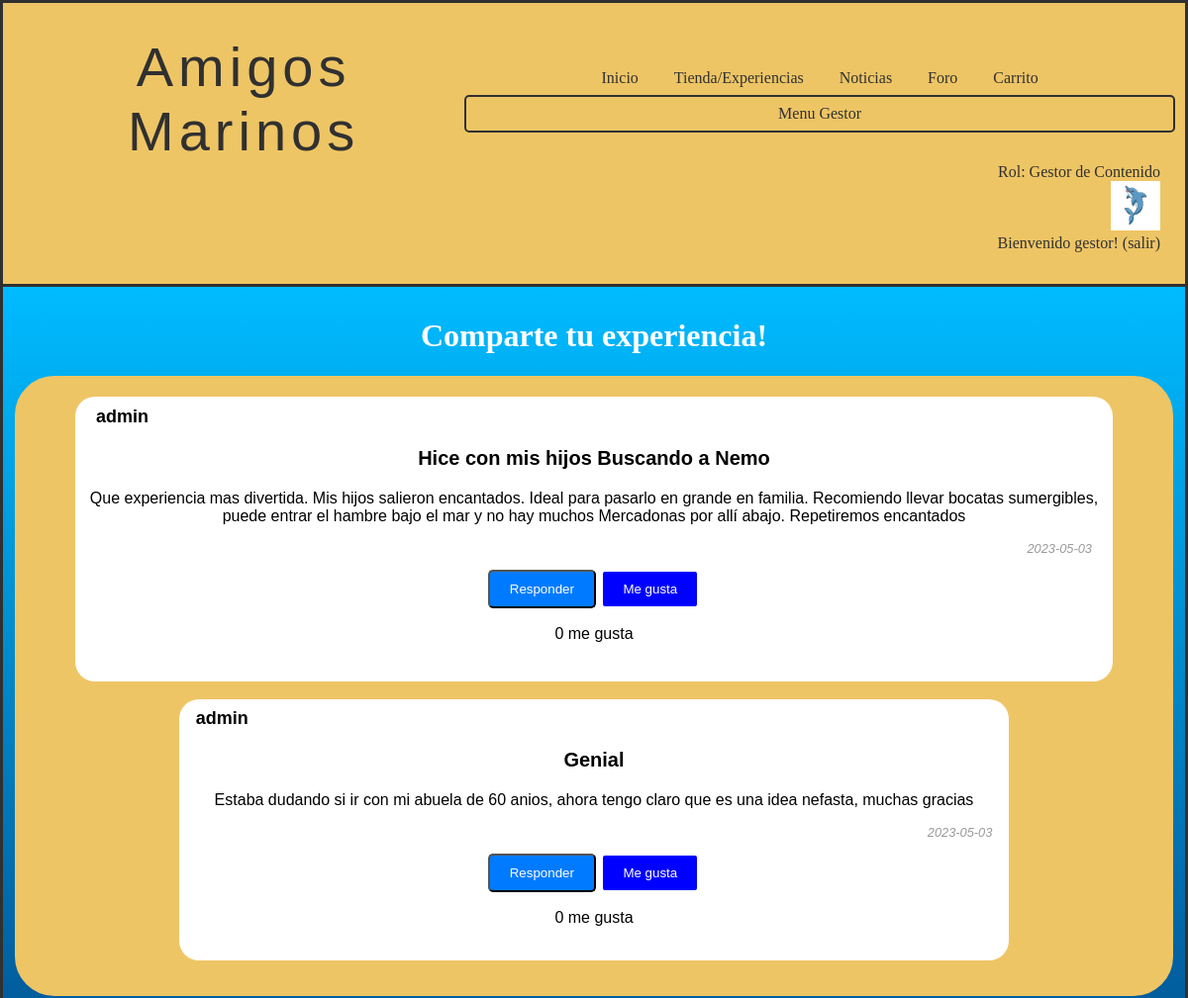
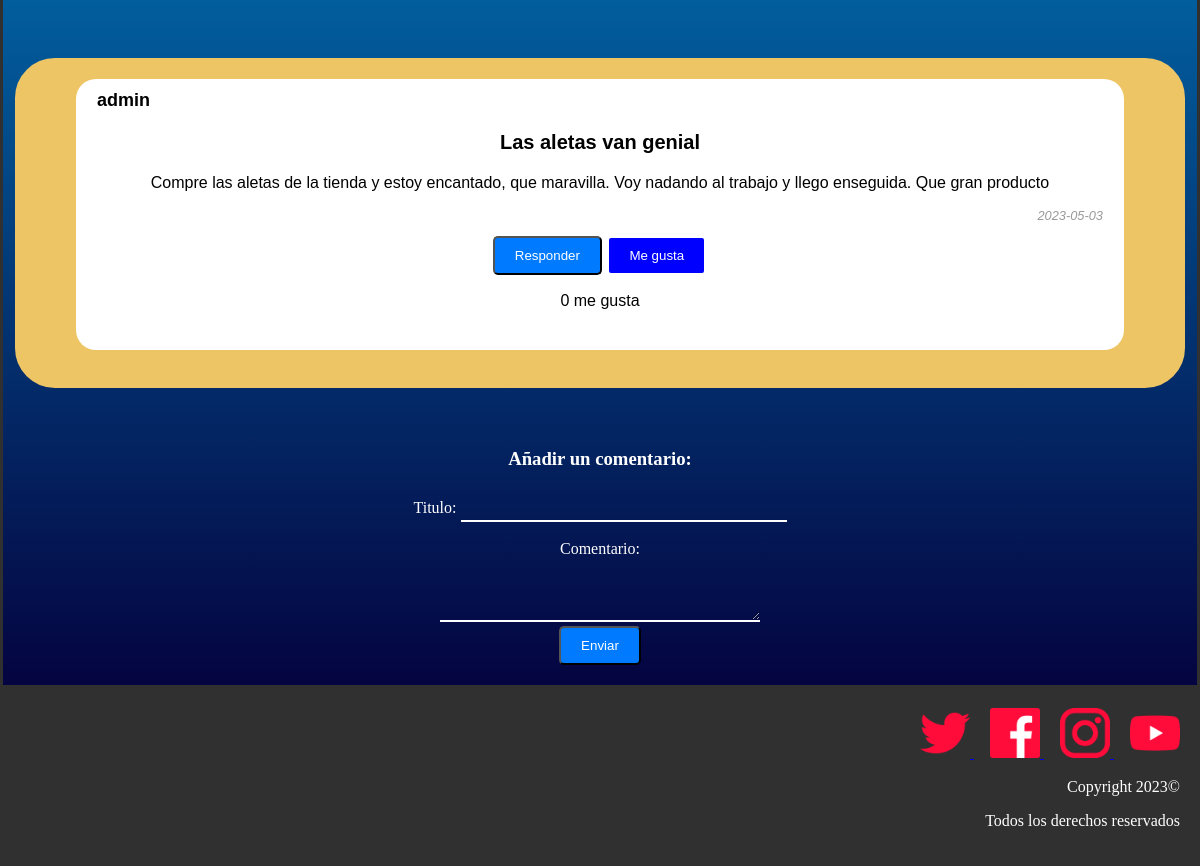
The app's page /foro.php (signed in) with its own data (2 pictures, top to bottom).
### tables this page shows
CREATE TABLE IF NOT EXISTS `rol` (
  `numero` int(11) NOT NULL,
  `nombre` varchar(25) NOT NULL,
  PRIMARY KEY (`numero`)
);

CREATE TABLE IF NOT EXISTS `comentario` (
  `id` int(11) NOT NULL AUTO_INCREMENT,
  `titulo` varchar(40) NOT NULL,
  `usuario` varchar(15) NOT NULL,
  `padre` int(11) DEFAULT NULL,
  `contenido` text NOT NULL,
  `fecha_de_creacion` date NOT NULL,
  `me_gusta` int(11) NOT NULL,
  PRIMARY KEY (`id`),
  UNIQUE KEY `Titulo` (`titulo`),
  KEY `Usuario` (`usuario`)
);

### includes/rol.php (called while the page is built, shortened)
<?php
class rol{
    private $nombre;
    private function __construct($numero,$nombre){
        $this->nombre = $nombre;
    }
    public static function getRolByNumero($numero){
        $conn = Aplicacion::getInstance()->getConexionBd();
        $query = sprintf("SELECT * FROM rol U WHERE U.numero=$numero");
        $rs = $conn->query($query);
        $fila=$rs->fetch_assoc();
        $rol = new rol($fila['numero'], $fila['nombre']);
        return $rol;
    }
    public function getNombre(){
        return $this->nombre;
    }
}
?>

### includes/level.php (called while the page is built, shortened)
<?php
class level{
    private $numero;
    private function __construct($numero,$nombre,$minimo,$maximo){
        $this->numero = $numero;
    }
    public static function getLevel($puntos){
        $conn = Aplicacion::getInstance()->getConexionBd();
        $query = sprintf("SELECT * FROM nivel U WHERE $puntos<=U.maximo AND $puntos>=U.minimo");
        $rs = $conn->query($query);
        $fila=$rs->fetch_assoc();
        $level = new level($fila['numero'], $fila['nombre'], $fila['minimo'], $fila['maximo']);
        return $level;
    }
    public function getNumero(){
        return $this->numero;
    }
}
?>

### includes/comentario.php (called while the page is built, shortened)
<?php
class comentario{
private $id;
private $usuario;
private $padre;
private $contenido;
private $fecha_de_creacion;
private $meGusta;
private $titulo;
public function __construct($id=null,$titulo,$usuario,$padre,$contenido,$fecha_de_creacion, $meGusta){
    $this->id=$id;
    $this->titulo=$titulo;
    $this->usuario=$usuario;
    $this->padre=$padre;
    $this->contenido=$contenido;
    $this->fecha_de_creacion=$fecha_de_creacion;
    $this->meGusta = $meGusta;
}
public static function cargarComentarios(){
    $comentarios=[];
    $conn = Aplicacion::getInstance()->getConexionBd();
    $query = sprintf("SELECT * FROM comentario ORDER BY me_gusta DESC");
    $resultado = mysqli_query($conn, $query);
    $i = 0;
    if(mysqli_num_rows($resultado) > 0){
        while($fila = $resultado->fetch_assoc()){
            $comentarios[$i] = new comentario($fila["id"], $fila["titulo"], $fila["usuario"], $fila["padre"], $fila["contenido"], $fila["fecha_de_creacion"], $fila["me_gusta"]);
            $i++;
        }
    }
    return $comentarios;
}
public function getUsuario(){
    return $this->usuario;
}
public function getTitulo(){
    return $this->titulo;
}
public function getContenido(){
    return $this->contenido;
}
public function getFecha(){
    return $this->fecha_de_creacion;
}
public function getPadre(){
    return $this->padre;
}
public function getId(){
    return $this->id;
}
public function getMeGusta(){
    return $this->meGusta;
}
    public function cargarRespuestas(){
        $comentarios = [];
        $conn = Aplicacion::getInstance()->getConexionBd();
        $query = sprintf("SELECT * FROM comentario WHERE padre='%d'", $this->id);
        $rs = $conn->query($query);
        $i = 0;
        if(mysqli_num_rows($rs) > 0){
            while($fila = $rs->fetch_assoc()){
                $comentarios[$i] = new comentario($fila["id"], $fila["titulo"], $fila["usuario"], $fila["padre"], $fila["contenido"], $fila["fecha_de_creacion"], $fila["me_gusta"]);
                $i++;
            }
            return $comentarios;
        }
        else{
            return false;
        }
    }
}
?>

### foro.php (the view, shortened to what this page needs)
<?php
    require_once './includes/comentario.php';
?>
<?php
    function mostrarComentario($comentario, $nivel){
        ?>
            <div class="hilo">
                <div class="comment-box">
                    <p class="user-name"><?php echo $comentario->getUsuario();?></p>
                    <h3 class="comment-title"><?php echo $comentario->getTitulo()?></h3>
                    <p class="comment-text"><?php echo $comentario->getContenido()?></p>
                    <p class="created-at"><?php echo $comentario->getFecha()?></p>
                    <button onclick="mostrarFormRespuesta('<?php echo $comentario->getId(); ?>')">Responder</button>
                    <?php echo '<button id="boton-me-gusta-'.$comentario->getId().'" class="like-btn" onclick="darMeGusta('.$comentario->getId().')">Me gusta</button>'?>
                    <div class="contador-me-gusta">
                        <?php echo '<p id="contador-me-gusta-'.$comentario->getId().'">'.$comentario->getMeGusta().' me gusta</p>'?>
                    </div>
                </div>
                <span class="like-count"><?php $comentario->getMeGusta()?></span>
            </div>
            <div class="respuestas">
                <?php
                $respuestas = $comentario->cargarRespuestas();
                if($respuestas!=false){
                    foreach($respuestas as $respuesta){
                        ?>
                        <div class="container_respuesta">
                            <?php
                            $nivNuevo = $nivel + 1;
                            mostrarComentario($respuesta, $nivNuevo);
                            ?>
                        </div>
                        <?php
                    }
                }?>
            </div>
        <?php
    }
?>
<!DOCTYPE html>
<html>
    <head>
        <link rel="stylesheet" type="text/css" href="./css/style.css"/>
    </head>
    <body>
        <?php
            require ('./includes/comun/cabecera.php');
        ?>
        <main>
            <div class="container">
                <h1>Comparte tu experiencia!</h1>
                <?php
                    $comentarios = comentario::cargarComentarios();
                    foreach($comentarios as $comentario)
                    {
                        if($comentario->getPadre() == 0)
                        {
                            echo "<div class='conversacion'>";
                            mostrarComentario($comentario, 0);
                            echo "</div>";
                        }
                    }
                if(isset($_SESSION['login'])){
                    ?>
                    <form action="añadirComentario.php" method="POST">
                        <h3>Añadir un comentario:</h3>
                        <label for="titulo">Titulo:</label>
                        <input type="text" id="titulo" name="titulo" required>
                        <br><br>
                        <label for="contenido">Comentario:</label>
                        <br>
                        <textarea id="contenido" name="contenido" required></textarea>
                        <br>
                        <button type="submit">Enviar</button>
                    </form>
                    <?php
                }
                ?>
            </div>
        </main>
        <?php
            require('./includes/comun/pie.php');
        ?>
</html>

### includes/comun/cabecera.php (shortened to what this page needs)
<?php
require_once './includes/level.php';
require_once './includes/rol.php';
function reconocerUsuario() {
  if (isset($_SESSION["login"]) && ($_SESSION["login"]===true)){
    $rol =rol::getRolByNumero($_SESSION['rol']);
    echo'Rol: '.$rol->getNombre();
    $level=level::getLevel($_SESSION["puntos"]);
    if($level->getNumero() == level::cangrejo){
      echo '<form method="post" action="micuenta.php">
      <input type="image" src="./img/cangrejo.jpg" name="boton" width="50" alt="Botón icono cangrejo"  height="50" />
      </form>';
      echo 'Bienvenido ' . $_SESSION['nombre'] . '! ';
      echo '<a href="logout.php">(salir)</a>';
    }
    else if($level->getNumero() == level::delfin){
      echo '<form method="post" action="micuenta.php">
      <input type="image" src="./img/delfin.jpg" name="boton" width="50" alt="Botón icono delfin"  height="50" />
      </form>';
      echo 'Bienvenido ' . $_SESSION['nombre'] . '! ';
      echo '<a href="logout.php">(salir)</a>';
    }
  } else {
    echo '<form method="post" action="login.php">
    <input type="image" src="./img/usuariodesconocido.jpg" name="boton" width="50" alt="Botón para ir a login"  height="50" />
    </form>';
    echo 'Usuario desconocido. ';
    echo '<a href="login.php">Login </a>';
  }
}
?>
<header class ="header">
  <div class="cont logo-nav-cont" >
    <a class="logo">Amigos Marinos</a>
    <nav class="navigation">
          <ul>
            <li><a href="index.php ">Inicio</a></li>
            <li><a href="tienda.php">Tienda/Experiencias</a></li>
            <li><a href="noticias.php">Noticias</a></li>
            <li><a href="foro.php">Foro</a></li>
            <?php
            if (isset($_SESSION["login"]) && ($_SESSION["login"]===true)){
              ?>
              <li><a href="vistaCarrito.php">Carrito</a></li>
                <?php
                if($_SESSION["rol"] == "0"||$_SESSION["rol"] == "2"){
                  ?>
                  <li class="list__item list__item--click">
                    <div class="list__button list__button--click">
                      <a href="#" class="nav__link" id="header_button">Menu Gestor</a>
                    </div>
              </li>
          </ul>
              <?php
              }
            }
          ?>
      </nav>
    </div>
		<div class="login" >
		 <?php
		reconocerUsuario();
		?>
		</div>
</header>

### css/style.css (style rules this page uses)
body { color: white; background-color: white; text-align: center; margin: auto; }
.container { background-image: linear-gradient(to bottom,#00bbff, #040440); border: 3px solid #303030; padding-top: 10px; padding-bottom: 20px; }
button { background-color: #007bff; color:#ffffff; padding:10px 20px; border-radius:5px; }
.header { background-color: #eec565; color:#303030; border: 3px solid #303030; border-bottom: none; padding:2rem 0; }
.header a { color:#303030; text-decoration:none; }
.logo { letter-spacing: 5px; font-size: 3.5em; font-family:Impact, Haettenschweiler, 'Arial Narrow Bold', sans-serif; margin-left: 20px; max-width: 100%; max-height: 100%; }
.logo-nav-cont { display: flex; justify-content: space-between; align-items: center; margin-right: 10px; }
.navigation ul { margin: 0; padding: 0; list-style: none; }
.navigation ul li { display:inline-block; }
.navigation ul li a { display: block; padding: 0.5rem 1rem; transition: all 0.4s linear; border-radius: 5px; }
.login { text-align: right; margin-right: 25px; }
input[type="text"], input[type="email"], input::placeholder, input[type="password"],textarea,input[type="number"],input[type="password"] { background-color: transparent; border: none; font-size: 25px; border-bottom: 2px solid #fff; color: #fff; text-align: center; text-shadow: 2px 2px 4px rgba(0, 0, 0, 0.5); }
.comment-box { width: 100%; height: 10%; background: #fff; font-family: sans-serif; justify-content: center; align-items: center }
.user-name { font-weight: bold; font-size: 18px; color:black; text-align: left; margin-left: 2%; padding-top: 1%; }
.created-at { font-style: italic; font-size: 0.8em; color: #999; text-align: right; margin-right: 2%; }
.like-btn { background-color: blue; border: solid white; text-decoration: none; cursor: pointer; display: inline-flex; align-items: center; justify-content: center; }
.comment-text { color:black; }
.comment-title { color:black; font-size: 20px; }
.contador-me-gusta { color:black; }
.nav__link { color: #303440; padding: 15px 0; }
.list__item { width: 100%; overflow: hidden; flex-direction: column; text-align: center; }
#header_button { border: 2px solid #303030; }
.list__item--click { cursor: pointer; }
.container_respuesta { max-width: 80%; margin-left: 10%; }
.comment-box { max-width: 90%; margin-left: 5%; border-radius: 20px; padding-bottom: 2%; }
.conversacion { border: 3px solid #eec565; border-radius: 40px; background-color: #eec565; margin-bottom: 5%; margin-left: 1%; margin-right: 1%; padding-bottom: 2%; }

### records on screen
rol: nombre "Gestor de Contenido"
comentario: usuario "admin", titulo "Hice con mis hijos Buscando a Nemo", contenido "Que experiencia mas divertida. Mis hijos salieron encantados. Ideal para pasarlo en grande en familia. Recomiendo llevar bocatas sumergibles, puede entrar el hambre bajo el mar y no hay muchos Mercadonas por allí abajo. Repetiremos encantados", fecha_de_creacion "2023-05-03", me_gusta "0"
comentario: usuario "admin", titulo "Genial", contenido "Estaba dudando si ir con mi abuela de 60 anios, ahora tengo claro que es una idea nefasta, muchas gracias", fecha_de_creacion "2023-05-03", me_gusta "0"
comentario: usuario "admin", titulo "Las aletas van genial", contenido "Compre las aletas de la tienda y estoy encantado, que maravilla. Voy nadando al trabajo y llego enseguida. Que gran producto", fecha_de_creacion "2023-05-03", me_gusta "0"

### other values on screen
$_SESSION['nombre'] "gestor"
